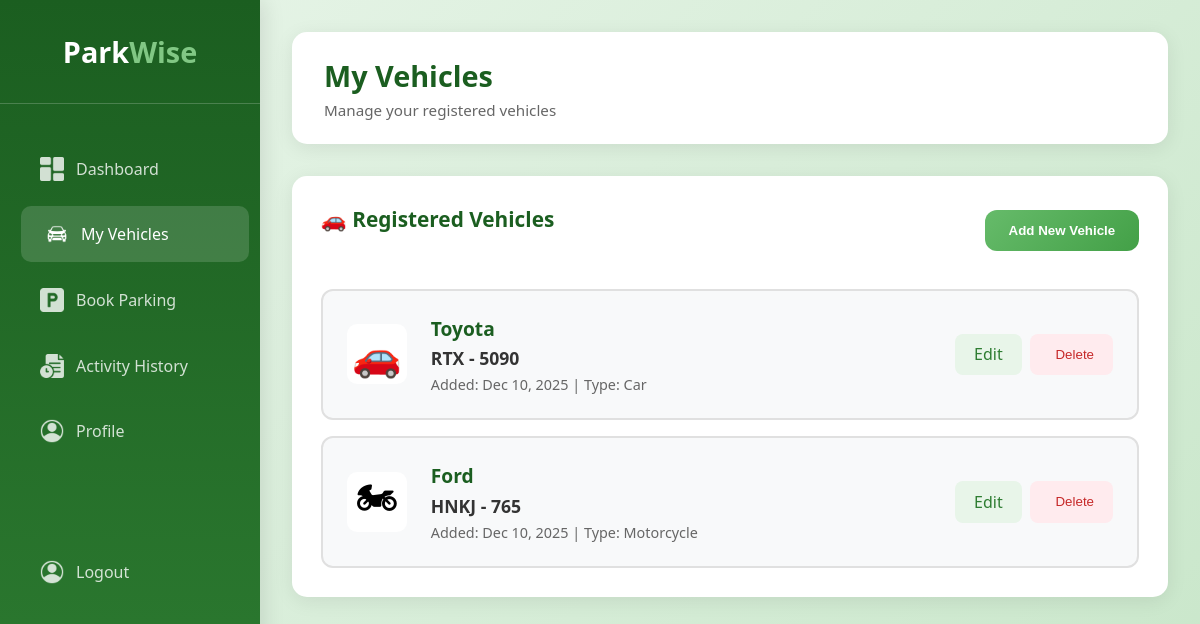
Screenshot of /?controller=UserController&action=showMyVehiclePage (signed in) with the database file from the repository.
### tables this page shows
CREATE TABLE Vehicle (
    vehicle_id INTEGER PRIMARY KEY AUTOINCREMENT,
    user_id INTEGER NOT NULL,
    plate_number VARCHAR(20) NOT NULL UNIQUE,
    vehicle_type VARCHAR(50) NOT NULL,
    brand VARCHAR(50) NOT NULL,
    created_at DATETIME DEFAULT CURRENT_TIMESTAMP,
    FOREIGN KEY (user_id) REFERENCES User(user_id) ON DELETE CASCADE
);

### views/uniLayout.php (called while the page is built)
<?php require_once("./views/$folderPath" . "/$folderPath" . "Layout.php")?>

### controllers/BaseController.php (called while the page is built, shortened)
<?php
class BaseController{
    public function loadModel($filePath){
        return new $model;
    }
    public function  renderView($folderPath, $fileName, $datas = NULL, $location = NULL){
        $content = $datas;
        require_once("./views/uniLayout.php");
    }
}

### controllers/UserController.php (called while the page is built, shortened)
<?php
class UserController extends BaseController{
    protected $vehicleModel;
    public function __construct(){
        $this->vehicleModel = $this->loadModel("Vehicle");
    }
    public function showMyVehiclePage(){
        $datas = $this->vehicleModel->getUserVehicles($_SESSION["userId"]);
        $this->renderView("user", "myVehiclePage" , $datas, "myVehiclePage");
    }
}

### index.php (called while the page is built, shortened)
<?php
require_once("./dbConnection.php");
require_once("./router.php");

### models/BaseModel.php (called while the page is built, shortened)
<?php
class BaseModel{
    public function __construct(){
        $this->db = DbConnection::getInstance();
    }
}

### dbConnection.php (called while the page is built)
<?php
class DbConnection{
    private static $instance = NULL;
    public static function getInstance(){
        if(!isset(self::$instance)){
            try{
                $pdo = new PDO("sqlite:" . __DIR__ . "/database/parkwise.db");
                $pdo->setAttribute(PDO::ATTR_ERRMODE, PDO::ERRMODE_EXCEPTION);
                self::$instance = $pdo;
            }catch(PDOException $e){
                exit("SOMETHING WENT WRONG WHILE CONNECTING TO DATABASE" .  $e->getMessage());
            }
        }
        return self::$instance;
    }
}

### models/Vehicle.php (called while the page is built, shortened)
<?php
class Vehicle extends BaseModel{
    protected $table = "Vehicle";
    public function getUserVehicles($userId){
        try{
            $sql = "SELECT * FROM {$this->table} WHERE user_id = :userId";
            $request = $this->db->prepare($sql);
            $request->execute(["userId" => $userId]);
            $datas = $request->fetchAll(PDO::FETCH_ASSOC);
            return $datas;
        }catch(PDOException $e){
            error_log($e->getMessage());
            return [];
        }
    }
}

### views/user/myVehiclePage.php (the view, shortened to what this page needs)
<div class="main-display">
    <div class="header">
        <div class="welcome">
            <h1>My Vehicles</h1>
            <p>Manage your registered vehicles</p>
        </div>
    </div>
    <div class="card">
        <div style="display: flex; justify-content: space-between; align-items: center; margin-bottom: 2rem;">
            <h2>🚗 Registered Vehicles</h2>
            <button class="action-btn" onclick="openAddVehicleModal()" style="padding: 0.8rem 1.5rem;">
                <i class="fa-solid fa-plus"></i> Add New Vehicle
            </button>
        </div>
        <?php if(empty($content)): ?>
            <div style="text-align: center; padding: 3rem; color: #666;">
                <i class="fa-solid fa-car" style="font-size: 3rem; margin-bottom: 1rem; opacity: 0.3;"></i>
                <p style="font-size: 1.1rem;">No vehicles registered yet</p>
                <p>Add your first vehicle to start booking parking spots</p>
            </div>
        <?php else: ?>
            <div class="vehicle-list">
                <?php foreach($content as $vehicle): ?>
                    <div class="vehicle-card">
                        <div class="vehicle-icon">
                            <?= $vehicle["vehicle_type"] == 'Car' ? "🚗" : ($vehicle["vehicle_type"] == 'Motorcycle' ? "🏍" : "🚛") ?>
                        </div>
                        <div class="vehicle-info">
                            <h3><?= htmlspecialchars($vehicle["brand"]) ?></h3>
                            <p class="plate-number"><?= htmlspecialchars($vehicle["plate_number"]) ?></p>
                            <p class="vehicle-details">
                                Added: <?= date('M d, Y', strtotime($vehicle["created_at"])) ?> |
                                Type: <?= htmlspecialchars($vehicle["vehicle_type"]) ?>
                            </p>
                        </div>
                        <div class="vehicle-actions">
                            <a href="?controller=UserController&action=showEditVehiclePage&vehicle_id=<?= $vehicle["vehicle_id"] ?>"
                               class="btn-edit"
                               style="text-decoration: none; display: inline-block;">
                                <i class="fa-solid fa-edit"></i> Edit
                            </a>
                            <button type="button"
                                    class="btn-delete"
                                    onclick="confirmDelete(<?= $vehicle['vehicle_id'] ?>)">
                                <i class="fa-solid fa-trash"></i> Delete
                            </button>
                        </div>
                    </div>
                <?php endforeach; ?>
            </div>
        <?php endif; ?>
    </div>
</div>

### views/static/userStyle.css (style rules this page uses)
* { margin: 0; padding: 0; box-sizing: border-box; }
body { font-family: 'Segoe UI', Tahoma, Geneva, Verdana, sans-serif; background: linear-gradient(135deg, #e8f5e9 0%, #c8e6c9 100%); min-height: 100vh; }
.main-display { margin-left: 260px; flex: 1; padding: 2rem; transition: margin-left 0.3s ease; }
.header { background: white; padding: 1.5rem 2rem; border-radius: 15px; box-shadow: 0 4px 20px rgba(0,0,0,0.08); margin-bottom: 2rem; display: flex; justify-content: space-between; align-items: center; flex-wrap: wrap; gap: 1rem; }
.welcome h1 { color: #1b5e20; font-size: 1.8rem; margin-bottom: 0.3rem; }
.welcome p { color: #666; font-size: 0.95rem; }
.card { background: white; padding: 1.8rem; border-radius: 15px; box-shadow: 0 4px 20px rgba(0,0,0,0.08); }
.card h2 { color: #1b5e20; margin-bottom: 1.5rem; font-size: 1.3rem; display: flex; align-items: center; gap: 0.5rem; }
.action-btn { background: linear-gradient(135deg, #66bb6a, #43a047); color: white; border: none; padding: 1.2rem; border-radius: 12px; cursor: pointer; font-weight: 600; transition: all 0.3s ease; text-align: center; }
.vehicle-list { display: flex; flex-direction: column; gap: 1rem; }
.vehicle-card { display: flex; align-items: center; gap: 1.5rem; padding: 1.5rem; background: #f8f9fa; border-radius: 12px; border: 2px solid #e0e0e0; transition: all 0.3s ease; }
.vehicle-icon { font-size: 2.5rem; width: 60px; height: 60px; display: flex; align-items: center; justify-content: center; background: white; border-radius: 10px; }
.vehicle-info { flex: 1; }
.vehicle-info h3 { color: #1b5e20; margin-bottom: 0.3rem; font-size: 1.2rem; }
.plate-number { color: #333; font-weight: bold; font-size: 1.1rem; margin-bottom: 0.3rem; }
.vehicle-details { color: #666; font-size: 0.9rem; }
.vehicle-actions { display: flex; gap: 0.5rem; }
.btn-edit, .btn-delete { padding: 0.6rem 1.2rem; border: none; border-radius: 8px; cursor: pointer; font-weight: 500; transition: all 0.3s ease; }
.btn-edit { background: #e8f5e9; color: #2e7d32; }
.btn-delete { background: #ffebee; color: #c62828; }
.card h2 { color: #1b5e20; font-size: 1.3rem; margin-bottom: 1.5rem; display: flex; align-items: center; gap: 0.5rem; }

### views/user/myVehiclePage.php (style rules this page uses)
.btn-edit, .btn-delete { display: inline-flex; align-items: center; gap: 0.4rem; }

### rows the page displays
vehicle: brand "Toyota", plate_number "RTX - 5090", created_at "Dec 10, 2025", vehicle_type "Car"
vehicle: brand "Ford", plate_number "HNKJ - 765", created_at "Dec 10, 2025", vehicle_type "Motorcycle"
